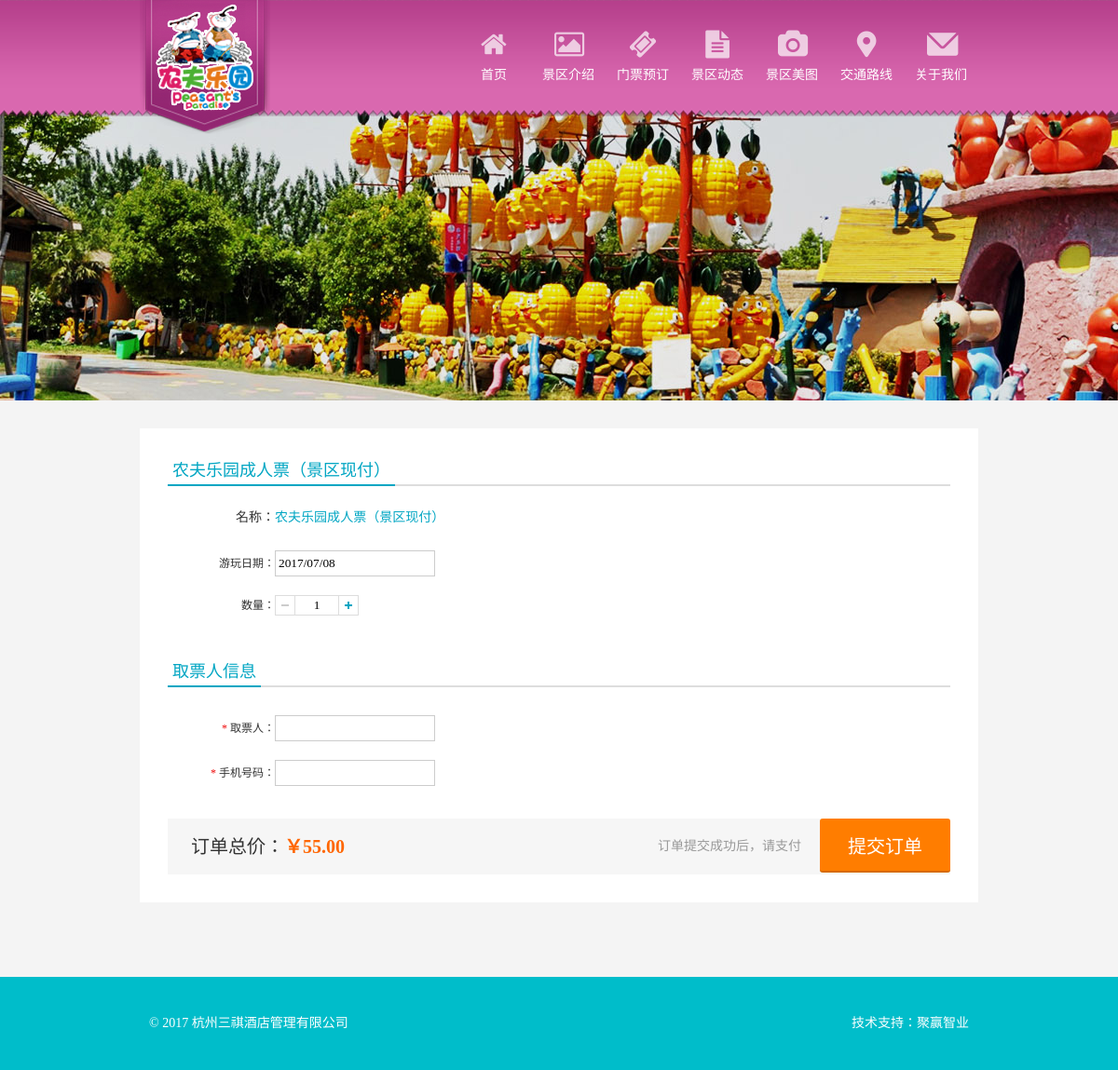
Screenshot of /order.php?product_id=1 with the database file from the repository.
### tables this page shows
CREATE TABLE `pre_nav` (
  `nav_id` int(11) NOT NULL AUTO_INCREMENT,
  `nav_name` varchar(45) DEFAULT NULL COMMENT '导航名称',
  `nav_url` text COMMENT '导航地址',
  `nav_order` int(11) DEFAULT NULL COMMENT '排序',
  `nav_time` int(11) DEFAULT NULL COMMENT '添加时间',
  `parent_id` int(11) DEFAULT NULL COMMENT '父亲id',
  PRIMARY KEY (`nav_id`)
);

CREATE TABLE `pre_product` (
  `product_id` int(11) NOT NULL AUTO_INCREMENT,
  `product_name` varchar(45) DEFAULT NULL COMMENT '产品名称',
  `product_price` decimal(10,2) DEFAULT NULL COMMENT '产品价格',
  `product_desc` text COMMENT '描述内容',
  `product_content` text COMMENT '正文内容',
  `product_time` int(11) DEFAULT NULL COMMENT '添加时间',
  `product_date` varchar(200) DEFAULT NULL COMMENT '服务日期',
  `product_address` varchar(255) DEFAULT NULL COMMENT '地址\n',
  `product_promise` text COMMENT '服务承诺',
  `product_img` varchar(255) NOT NULL,
  PRIMARY KEY (`product_id`)
);

CREATE TABLE `pre_settings` (
  `set_id` int(11) NOT NULL AUTO_INCREMENT,
  `set_name` varchar(45) DEFAULT NULL COMMENT '设置名称[英文]',
  `set_value` text COMMENT '设置值',
  `set_time` varchar(45) DEFAULT NULL COMMENT '添加时间',
  `set_title` varchar(200) DEFAULT NULL COMMENT '设置名称[中文]',
  PRIMARY KEY (`set_id`)
);

### common_data.php (called while the page is built, shortened)
<?php
  $sql = "SELECT * FROM {$pre_}nav";
  $nav = getAll($sql);
  $nav_list = array();
  foreach($nav as $key=>$item){
       if($item['parent_id'] == 0){
        $nav_list[] = $item;
        }
       foreach($nav_list as $k=>$v){
          if($item['parent_id'] == $v['nav_id']){
          $nav_list[$k]['son'][] = $item;
          }
      }
  }
  $sql = "SELECT * FROM {$pre_}settings WHERE set_name = 'copyright' or set_name = 'site_link' LIMIT 2";
  $set_list = getAll($sql);
?>

### include/init.php (called while the page is built, shortened)
<?php
    $conn = mysql_connect("localhost","root","root");
    $pre_ ="pre_";
    include("extends_helper.php");
?>

### include/extends_helper.php (called while the page is built, shortened)
<?php
function getAll($sql){
	global $conn;
	$res=mysql_query($sql,$conn);
	$data=array();
	if($res && mysql_num_rows($res)){
		while($arr=mysql_fetch_assoc($res)){
			$data[]=$arr;
		}
	}
	return $data;
}
function getOne($sql){
	global $conn;
	$result=mysql_query($sql,$conn);
	$data=array();
	if($result && mysql_num_rows($result)>0){
		$data=mysql_fetch_assoc($result);
	}
	return $data;
}

### order.php (the view, shortened to what this page needs)
<?php
    include("include/init.php");
    include("common_data.php");
    $product_id = isset($_GET['product_id']) ? $_GET['product_id'] : 0;
    $sql = "SELECT * FROM {$pre_}product WHERE product_id = $product_id";
    $product_info = getOne($sql);
?>
<!DOCTYPE html>
<html>
<head>
    <link rel="stylesheet" href="static/css/fontello.css">
    <link rel="stylesheet" href="static/css/css.css" />
    <link rel="stylesheet" href="static/css/wuxie.css" />
</head>
<body class="index_bg">
    <?php include("header.php");?>
<div class="banner_intro" style="background: url('static/images/201603301357517461691.jpg') no-repeat center bottom;"></div><div class="content_bg">
    <div class="content flx content_news">
        <form action="#" method="post">
          <div class="ticket_view bgwh">
            <div class="ord_box ord_box1 bgwh">
                <div class="ord_tit"><h2 class="yhei f18 blue n"><?php echo $product_info['product_name']?>（景区现付）</h2></div>
                <div class="ord_intro flx">
                    <span class="f14 yhei lt">名称：</span>
                    <div class="ord_intro_name lt">
                        <h3 class="blue yhei n"><?php echo $product_info['product_name'];?>（景区现付）</h3>
                    </div>
                </div>
                <dl class="ord_list fix">
                    <dt>游玩日期：</dt>
                    <dd class="rel ord_list_time">
                        <input type="text" name="order_date" id="BeginTime" value="<?php echo date("Y/m/d")?>" class="ord_txt" placeholder="点此选择日期" maxlength="20">
                    </dd>
                </dl>
                <dl class="ord_list fix ord_list_amount">
                    <dt>数量：</dt>
                    <dd class="flx"><span class="icon bc_o wh20 lt ord_up"></span><input type="text" id="Number" name="order_number" maxlength="3" value="1" class="ord_txt lt"><span class="icon bc_o wh20 lt ord_down"></span></dd>
                </dl>
            </div>
            <div class="ord_box ord_box2 bgwh mt30">
                <div class="ord_tit"><h2 class="yhei f18 blue n">取票人信息</h2></div>
                <dl class="ord_list fix">
                    <dt><span class="fr">*</span> 取票人：</dt>
                    <dd><input type="text" value="" name="order_username" id="Customer" class="ord_txt"></dd>
                </dl>
                <dl class="ord_list fix">
                    <dt><span class="fr">*</span> 手机号码：</dt>
                    <dd><input type="text" value="" id="Mobile" name="order_phone" class="ord_txt"></dd>
                </dl>
            </div>
            <div class="ord_action flx yhei f14 mt20" style="background: #f6f6f6;">
                <span class="lt"><span class="f20 mr10">订单总价：<strong class="fo" id="total">￥55.00</strong></span></span>
                <input type="button" class="btn bgorange bbo2 rt f20" style="font-size: 20px;" id="Button" value="提交订单">
                <span class="rt g9">订单提交成功后，请支付</span>
            </div>
        </div>
    </form>
</div>
</div>
    <?php include("footer.php");?>
</body>
</html>

### header.php (shortened to what this page needs)
<div class="header_bg">
    <div class="header fix">
        <h1 class="lt logo"><a href="/" class="ico" style="background: url('static/images/201604062008554821632.png') no-repeat; width: 140px; height: 150px;">农夫乐园官网</a></h1>
        <div class="nav rt">
            <ul id="nav_list" class="fix fa_wh f14">
                <li class="nav_01"><a href="index.php" class="nav_name"><i class="f30 db"></i>首页</a></li>
                    <?php foreach($nav_list as $item) {?>
                        <li class="nav_02">
                            <a href="<?php echo $item['nav_url'];?>" class="nav_name"><i class="f30 db"></i><?php echo $item['nav_name'];?></a>
                        </li>
                    <?php }?>
            </ul>
        </div>
    </div>
</div>

### footer.php
<div class="footer_bg">
        <div class="footer flx fw fa_wh f14">
            <span class="lt"><?php echo $set_list[0]['set_value'];?></span>
            <span class="rt"><?php echo $set_list[1]['set_title'];?>：<?php echo $set_list[1]['set_value'];?></span>
        </div>
</div>

### static/css/css.css (style rules this page uses)
body { font:12px/1.5 "\5FAE\8F6F\96C5\9ED1"; color:#333;background-color:#f4f4f4; min-width: 1000px; }
body,form,p,ol,ul,p,h1,h2,h3,h4,li,dt,dd,dl,li,input { margin:0;padding:0; }
ul,dd,dl,dt,ol,li { list-style:none; }
a:link,a:visited { text-decoration:none;color:#666; }
.lt { float:left; }
.rt { float:right; }
.db { display:block; }
.f14 { font-size:14px; }
.f18 { font-size:18px; }
.f20 { font-size:20px; }
.f30 { font-size:30px; }
.n { font-weight:normal; font-style:normal; }
.g9 { color:#999; }
.fw { color:#fff; }
.fr { color:#e00; }
.fo { color:#f60; }
.fa_wh a:link,.fa_wh a:visited,.f_wh:link,.f_wh:visited { color:#fff; }
.mt20 { margin-top:20px; }
.mt30 { margin-top:30px; }
.mr10 { margin-right:10px; }
.rel { position:relative; }
.flx { overflow:hidden; zoom:1; }
.fix { zoom:1; }
.fix:after { display:table; content:''; clear:both; }
.ico { text-indent:-9999em; display:block; overflow:hidden; }
.yhei,input { font-family:"\5FAE\8F6F\96C5\9ED1"; }
.btn { color:#fff; vertical-align:middle; text-align:center; border:none; font-size:14px; cursor:pointer; height: 32px; padding: 0 20px; *padding: 0 10px; }
.bgwh { background:#fff; }
.blue { color:#0294e8; }
html { _background-image:url(about:blank);_background-attachment:fixed }

### static/css/wuxie.css (style rules this page uses)
﻿.intro,.photo,.infor,.footer { width: 1130px; margin-left: auto; margin-right: auto; }
.header_bg { height: 125px; background:url("../images/topback.png") repeat-x; z-index: 11000; width: 100%; position: absolute; }
.header { width: 1200px; margin: 0 auto; z-index: 11001; }
.header .logo a { background: url("../images/logo.png") no-repeat; width: 140px; height: 150px; }
.nav ul li { float: left; position: relative; z-index: 11010; }
.nav ul li .nav_name { display: block; float: left; width: 110px; height: 100px; padding-top: 25px; text-align: center; }
.nav ul li .nav_name .f30 { opacity: 0.7; }
.footer_bg { height: 100px; line-height: 100px; background: #00bdca; margin-top:80px; }
.banner_intro { background: url("../images/wb03.jpg") no-repeat center bottom; width: 100%; height: 315px; }
.content { width: 1200px; margin:30px auto 0; }
.bbo2 { border:none; border-bottom:2px solid #d66900; }
.bgorange { background:#ff7d00; }
.ticket_view { padding: 30px; }
.bc_o { background:url(../images/order_icon.png) no-repeat; }
.ord_tit { border-bottom:2px solid #ddd; margin-bottom:-2px; position:relative; height:30px; }
.ord_tit h2 { border-bottom:2px solid #02a6c3; position:absolute; height:30px; line-height:30px; padding:0 5px; }
.ord_intro { padding:25px 0 20px; }
.ord_intro span.lt { width:115px; text-align:right; }
.ord_list { padding:5px 0 15px; }
.ord_list dt { float:left; width:115px; text-align:right; line-height:28px; }
.ord_list dd { float:left; width: 700px; }
.ord_txt { border:1px solid #ccc; height:26px; line-height:26px\9; padding:0 3px; }
.ord_list_amount dt { line-height:22px; }
.ord_list_amount dd.flx input { border:none; border-bottom:1px solid #ddd; border-top:1px solid #ddd; width:40px; text-align:center; height:20px; }
.ord_list_amount dd.flx .icon { border:1px solid #ddd; cursor:pointer; }
.ord_up { background-position:0 -20px; }
.ord_down { background-position:0 -40px; }
.ord_box2 .ord_tit { margin-bottom:25px; }
.ord_action { background:#eee; height:60px; line-height:60px; }
.ord_action .btn { height:58px; width:140px; border-radius: 3px; }
.ord_action span.lt { padding-left:25px; }
.ord_action span.rt { padding-right:20px; }
.wh20 { width:20px; height:20px; }
.blue { color:#02a6c3; }
.icon { text-indent:-9999em; display:block; overflow:hidden; }
.banner,.banner_intro { padding-top: 115px; }
@media screen and (max-width:1200px) { .header,.content { width:900px; overflow: hidden; } }
@media screen and (max-width:1200px) { .nav ul li .nav_name { width: 80px; white-space: nowrap; overflow: hidden; } }
@media screen and (max-width:1200px) { .intro, .photo, .infor, .footer { width: 880px; } }

### rows the page displays
pre_nav: nav_name "景区介绍"
pre_nav: nav_name "门票预订"
pre_nav: nav_name "景区动态"
pre_nav: nav_name "景区美图"
pre_nav: nav_name "交通路线"
pre_nav: nav_name "关于我们"
pre_product: product_name "农夫乐园成人票"
pre_settings: set_value "© 2017 杭州三祺酒店管理有限公司"
pre_settings: set_title "技术支持", set_value "聚赢智业"
